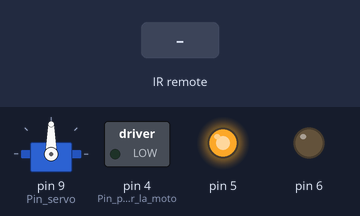
Recording of a sketch running on a simulated Arduino Uno, built with avr-gcc and run on an emulated ATmega328P. Shown: servo, switched loads named in the sketch (green lamp = pin HIGH), output pins drawn as LEDs (lit = HIGH). The inputs (shaded band) are chosen by the test bench.

Above: at 1.2 s.
1.3 s: infrared code 0xFF4AB5 received
At 1.8 s:
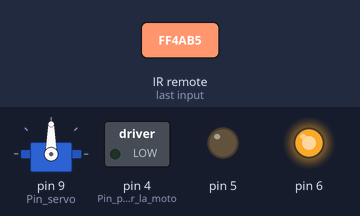
2.8 s: infrared code 0xFF5AA5 received
At 4.0 s:
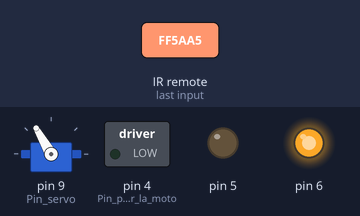
4.3 s: infrared code 0xFF18E7 received
At 5.3 s:
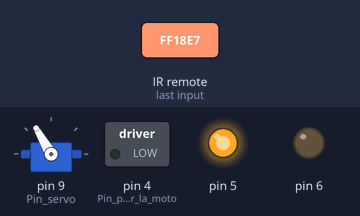
5.8 s: infrared code 0xFF38C7 received
At 6.4 s:
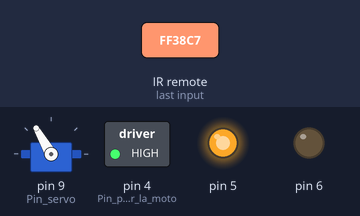
7.3 s: infrared code 0xFF10EF received
At 7.6 s:
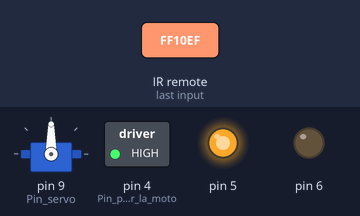
8.8 s: infrared code 0xFF4AB5 received
At 9.9 s:
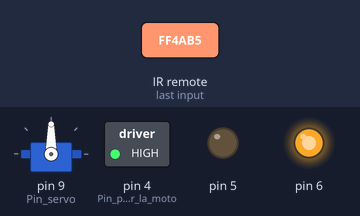
Timing chart, 0 to 11.3 s (numbered marks = the images above; inputs shaded):
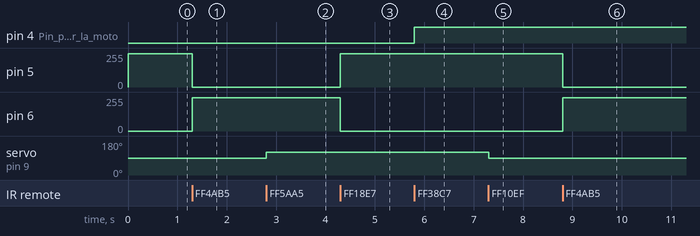

Measured:
- after the input at 1.3 s, pin 5: 250/255 → 0/255 at once; pin 6: 0/255 → 250/255 at once
- after the input at 2.8 s, servo on pin 9 (Pin_servo): 90° → 120° at once
- after the input at 4.3 s, pin 5: 0/255 → 250/255 at once; pin 6: 250/255 → 0/255 at once
- after the input at 5.8 s, pin 4 (Pin_para_activar_la_moto): LOW → HIGH at once
- after the input at 7.3 s, servo on pin 9 (Pin_servo): 120° → 90° at once
- after the input at 8.8 s, pin 5: 250/255 → 0/255 at once; pin 6: 0/255 → 250/255 at once

The sketch:

Final.ino
```cpp
// Incluimos las librerias del sensor infrarrojo
// y del servomotor.

#include <IRremote.h>
#include <Servo.h>


// Creamos 5 variables para el programa

int RECV_PIN = 11;    // Pin del Sensor infrarrojo
int Pin_servo = 9;    // Pin del servomotor
int VELOCIDAD = 250;  // Indicamos la velocidad de la moto
int GIRO = 90;        // Indicamos el giro a 90 grados
int ENCENDIDO = 0;    // Variable para guardar el estado de la moto.


// Estos son los codigos de mi control remoto. Escribe los
// Codigos de tu control remoto

long ARRIBA      = 0xFF18E7;
long ABAJO       = 0xFF4AB5;
long DERECHA     = 0xFF5AA5;
long IZQUIERDA   = 0xFF10EF;
long CENTRO      = 0xFF38C7;


// Indicamos configuraciones para las librerias
// del servomotor y del sensor IR.

IRrecv irrecv(RECV_PIN);
decode_results results;
Servo myservo1;


/*-------------------PROGRAMA-----------------------------------*/

void setup() {

  //Configuramos iniciales de la moto.

  myservo1.attach(Pin_servo); // Indicamos el pin del servomotor
  irrecv.enableIRIn();        // Empezamos la recepción  por IR
  pinMode(4,OUTPUT);          // Pin para activar la moto
  digitalWrite(4,ENCENDIDO);  // Apagamos la moto al iniciar el programa
  analogWrite(5,VELOCIDAD);   // Configuramos la velocidad hacia adelante
  analogWrite(6,0);           // Configuramos la velocidad haca atraz
  myservo1.write(GIRO);       // iniciamos la moto con el volante recto
}


void loop() {

  // Funciones que controlan el giro y el estado de la moto

    myservo1.write(GIRO);    // Movemos el servo motor para el giro
    digitalWrite(4,ENCENDIDO);    // Esta funcion controla si la moto se
                             // enciende o se apaga.


  // Este grupo de funciones reconoce los datos que envia el control
  // remoto y actua segun la tecla que se oprima.
  if(irrecv.decode(&results))
  {

   if(results.value == ARRIBA){analogWrite ( 5, VELOCIDAD);analogWrite(6, 0);}
   if(results.value == ABAJO) {analogWrite ( 6, VELOCIDAD);analogWrite(5, 0);}
   if(results.value == DERECHA)  {if(GIRO < 180){GIRO = GIRO +30;}}
   if(results.value == IZQUIERDA){if(GIRO > 0){GIRO = GIRO -30;}}
   if(results.value == CENTRO)   {ENCENDIDO = ~ENCENDIDO;}

   irrecv.resume();
  }
}
```
